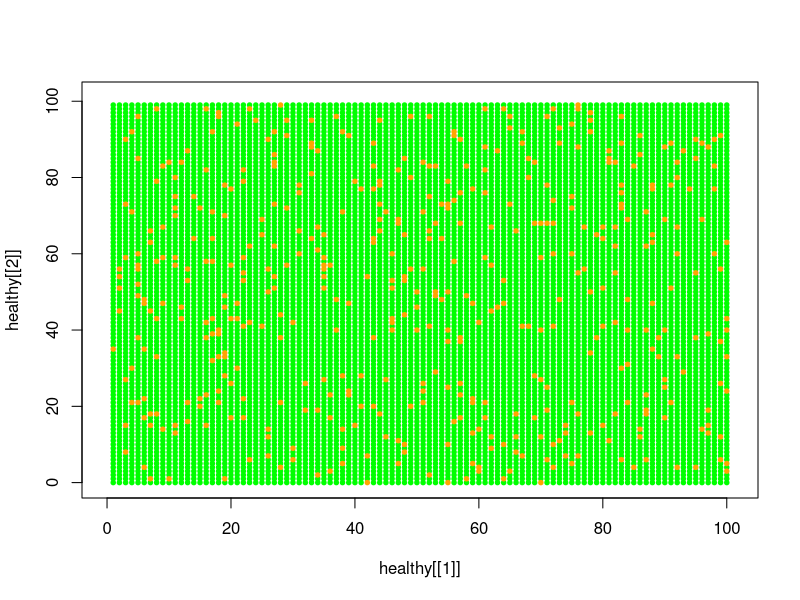
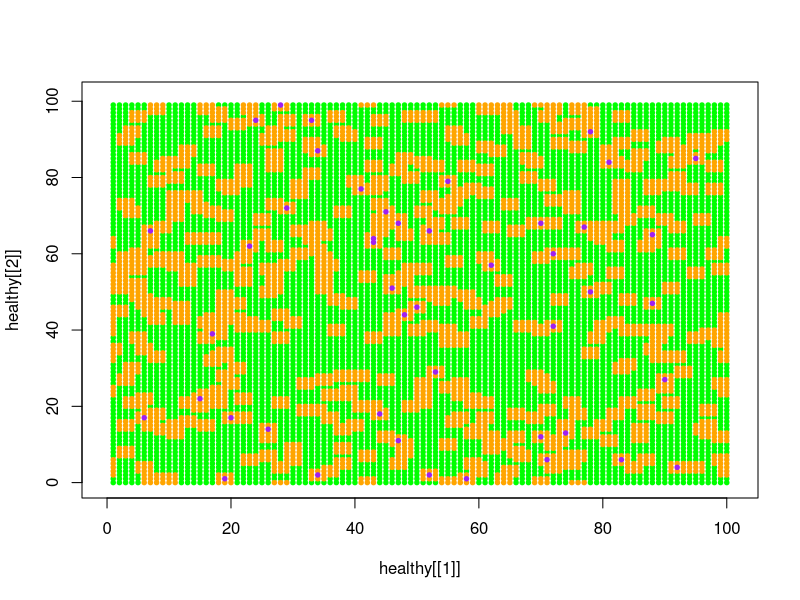
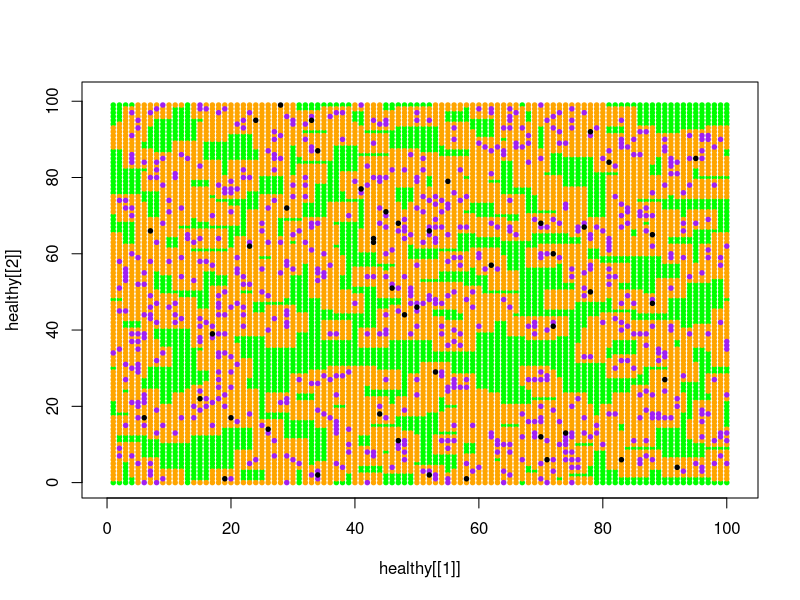
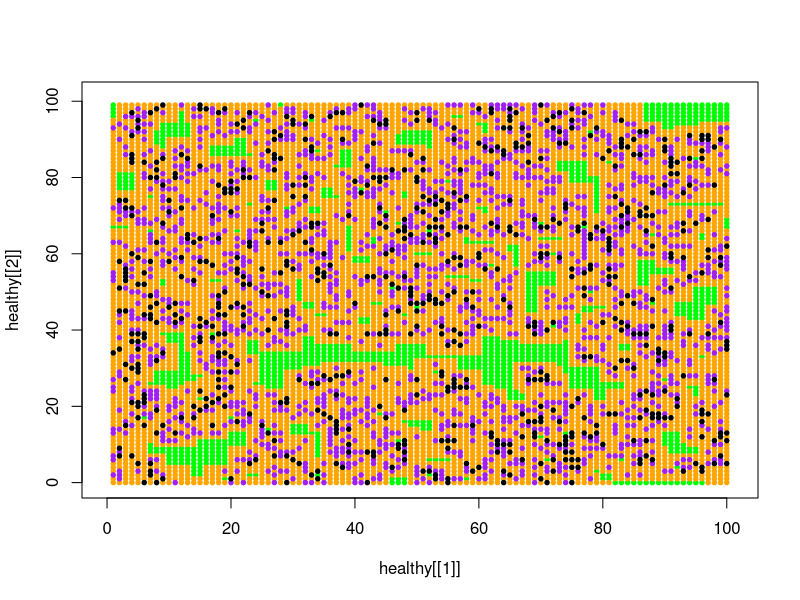
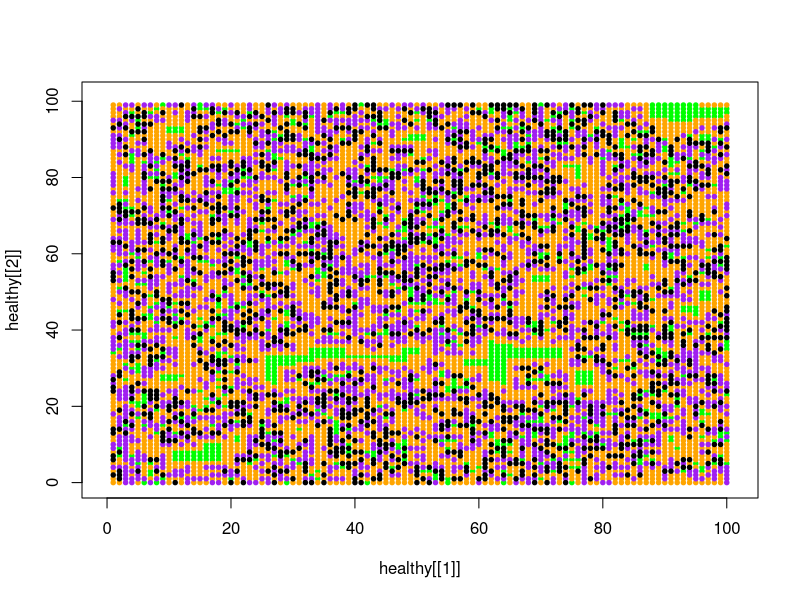
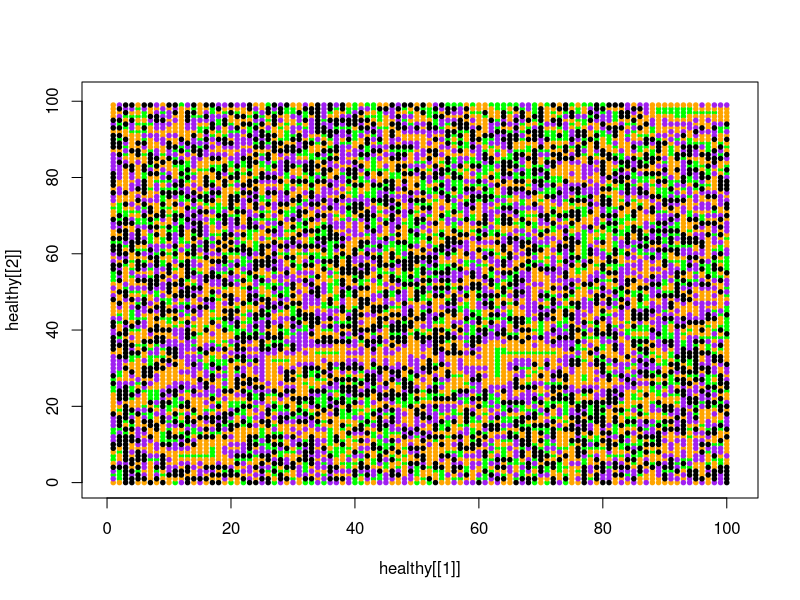
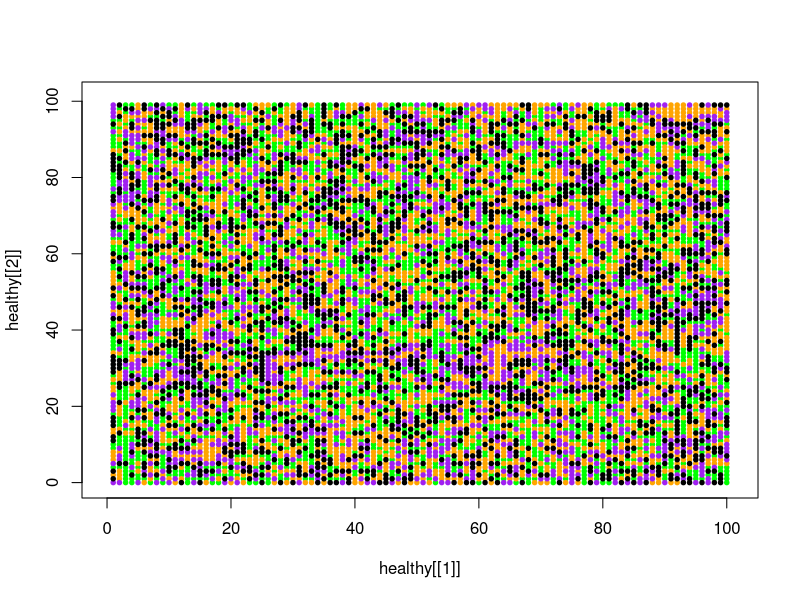
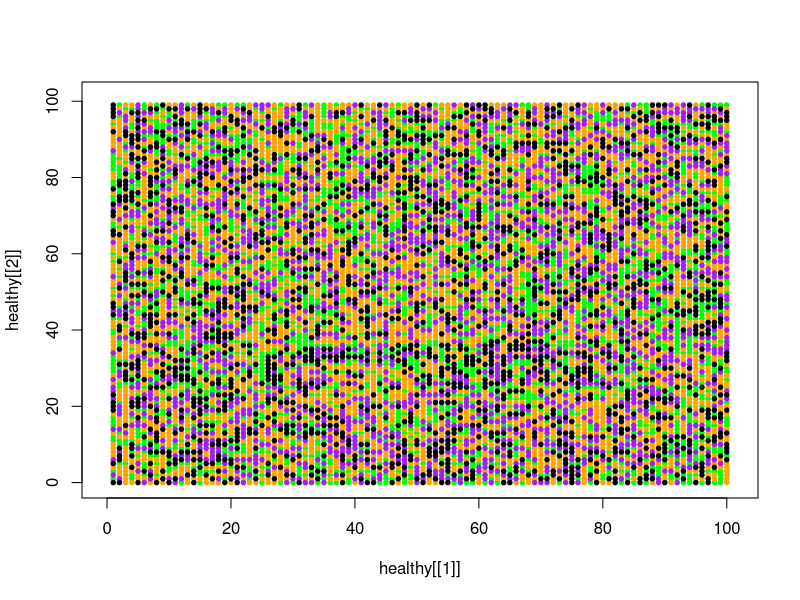

Recreate these plots in R, in order.
HEALTHY = 0
INFECTEDA1 = 1
INFECTEDA2 = 2
DEAD = 3
numberOfA2 = 5
responseTime  = 4 #4 weeks
responseTimeGrid <- array(numeric(), c(0,0))
respoProbTime = 0
therapyTime = 0

HIV = function(n, probHIV, probInfect, probReplace, rank, t) {
  #rank is number from 0 to 8 for effectiveness of drug treatment
  body= initBody( n, probHIV)
  responseTimeGrid <<- body * responseTime
  #Uncomment for step respond prob. for project 2 part b
  #respoProbTime = makeRespoProbTime(.2, .8, t)
  #Uncomment for linear respond prob. for project 2 part c
  respoProbTime = rev(seq(0,t,1))/t
  grids = array(dim=c(n,n,t+1))

  
  grids[,,1] = body
  responseTimeGrid <<- periodicLat(responseTimeGrid)
  prog = .1
  for (i in 2:(t+1)) {
    if(prog*(t+1) < i){
      cat(prog*100,"%  ")
      prog = prog + .1
    }
    bodyExtended = periodicLat(body)
    if(t > therapyTime){
      mode = 1
    }else{
      mode = 0
    }
    body = applyExtended(bodyExtended, probInfect, probReplace, respoProbTime[i], mode, rank)
    grids[,,i] = body
  }
  
  return(grids)
}

makeRespoProbTime = function(min, max, n){
  
  respoProbTime = seq(0,n,1)
  respoProbTime[1:n/2] = max
  respoProbTime[(n/2):n] = min
  return(respoProbTime)
}

applyExtended = function(latExt, probInfect, probReplace, respoProbTime, mode, rank) {
  
  # APPLYEXTENDED - Function to apply 
  # spread() to every interior
  # site of square array latExt and to return the resulting array
  n = nrow(latExt) - 2
  newmat = matrix(c(rep(0,n*n)), nrow = n)
  for (j in 2:(n + 1)) {
    for (i in 2:(n + 1)) {
      site = latExt[i, j]
      N = latExt[i - 1, j]
      NE = latExt [i-1, j+1]
      NW = latExt[i-1, j-1]
      E = latExt[i, j + 1]
      S = latExt[i + 1, j]
      W = latExt[i, j - 1]
      SW = latExt[i+1, j-1]
      SE = latExt[i+1, j+1]
      newmat[i-1, j-1] = spread(site, N, NE, NW, E, S, W, SW, SE, probInfect, probReplace, i, j, mode, respoProbTime, rank)
    }
  }
  return(newmat)
}

initBody = function( n, probHIV ){
  #INITBODY returns an n-by-n grid of values?\
  # HEALTHY (healthy cell), 
  # INFECTEDA1 (infected cell), or INFECTEDA2 (infected cell), or DEAD (dead cell)
  # Pre:	n is the size (number of rows or columns) of the square grid and is positive.
  # 	probHIV is the probability that a cell is initially infected 
  # Post:	 A grid as described above was returned.

  # 1 where infected
  infected = matrix(runif(n^2) < probHIV,nrow=n,ncol=n)
  # 1 where healthy
  healthy = 1 - infected

  body =  healthy * HEALTHY + infected * INFECTEDA1
  
  return (body)
}

periodicLat = function(lat) {
  # PERIODICLAT returns extended lattice
  extendRows = rbind(lat[nrow(lat),],lat,lat[1,])
  extlat = cbind(extendRows[,ncol(extendRows)],extendRows,extendRows[,1])
  return(extlat)
}

pointsForGrid = function(grid,val) {
  # Helper function for showGraphs
  # Pre: grid is a square grid
  #       val is a possible element value
  # Pre: The function has returnd a list of xcoords and ycoords,
  #      coordinates of cells that have value val.
  #      To match matrix values, the rows are reversed.
  xcoords = vector()
  ycoords = vector()
  for (row in 1:nrow(grid)) {
    for (col in 1:ncol(grid)) {
      if (grid[row,col] == val) {
        xcoords[length(xcoords)+1] = col
        ycoords[length(ycoords)+1] = nrow(grid) - row
      }
    }
  }
  return(list(xcoords,ycoords))
}

showGraphs = function(graphList, n) {
  # SHOWGRAPHS - Function to perform animation of grids in graphList
  #savePath = file.choose()
  #savePath = substr(savePath,1,nchar(savePath)-4)
  m = dim(graphList)[3]
  for (k in 1:m) {
    #uncomment to save image
    #jpeg(paste(savePath,paste(toString(k),".jpg",sep = ""),sep = ""))
    g = graphList[,,k]
    healthy = pointsForGrid(g, HEALTHY)
    infecteda1 = pointsForGrid(g,INFECTEDA1)
    infecteda2 = pointsForGrid(g,INFECTEDA2)
    dead = pointsForGrid(g,DEAD)
    pointSize = .9
    plot(healthy[[1]],healthy[[2]],pch=20,col="green",
         xlim=c(0,n+1),ylim=c(0,n+1), cex = pointSize)
    points(infecteda1[[1]],infecteda1[[2]],col="orange",pch=20,bg="orange", cex = pointSize)
    points(infecteda2[[1]],infecteda2[[2]],col="purple",pch=20,bg="purple", cex = pointSize)
    points(dead[[1]],dead[[2]],col="black",pch=20,bg="black", cex = pointSize)
    Sys.sleep(0.2)
  	#paired with jpeg
    #dev.off()
  }
}
healthyNum = vector(length = 100)
showTimeGraph = function(graphList,n){
  #Function used to extract number of health, A1, A2, and
  #dead cell and plot vs weeks
  m = dim(graphList)[3]
 # m = dim(grids)[3]
  healthyNum = vector(length = n)
  a1Num = vector(length = n)
  a2Num = vector(length = n)
  deadNum = vector(length = n)
  for (k in 1:m) {
   g = graphList[,,k]
   #For debug
   #g = grids[,,k]
   healthy = pointsForGrid(g, HEALTHY)
   infecteda1 = pointsForGrid(g,INFECTEDA1)
   infecteda2 = pointsForGrid(g,INFECTEDA2)
   dead = pointsForGrid(g,DEAD)
   healthyNum[k] = length(healthy[[1]])
   a1Num[k] = length(infecteda1[[1]])
   a2Num[k] = length(infecteda2[[1]])
   deadNum[k] = length(dead[[1]])
  }
  weeks = seq(1,m,1)
  plot(weeks,healthyNum,type="n",xlab="Weeks",ylab="Num",main = "Cell Infection in Time",col=c("red"))
  legend("topright", legend=c("Healthy","A1Infected","A2Infected","Dead"), lty=c("solid","solid","solid","solid","solid"),col=c("green","orange","red","black"))
  lines(weeks,healthyNum,lwd=2,lty="solid",col=c("green"))
  lines(weeks,a1Num,lwd=2,lty="solid",col=c("orange"))
  lines(weeks,a2Num,lwd=2,lty="solid",col=c("red"))
  lines(weeks,deadNum,lwd=2,lty="solid",col=c("black"))
  return(list(weeks,healthyNum,a1Num,a2Num,deadNum))
}

FFT = function(TimeObject, fs, fRange){
  weeks = TimeObject[[1]]
  healthyNum = TimeObject[[1]]
  a1Num = TimeObject[[1]]
  a2Num = TimeObject[[1]]
  deadNum = TimeObject[[1]]
  
  healthyFFT = fft(healthyNum)
  a1FFT = fft(a1Num)
  a2FFT = fft(a2Num)
  deadFFT = fft(deadNum)
  
  plot.frequency.spectrum(healthyFFT, xlimits=c(0,fRange), fs, "Healthy", "green")
  plot.frequency.spectrum(a1FFT, xlimits=c(0,fRange), fs, "A1", "orange")
  plot.frequency.spectrum(a2FFT, xlimits=c(0,fRange), fs, "A2", "red")
  plot.frequency.spectrum(deadFFT, xlimits=c(0,fRange), fs, "Dead", "black")
  
  
}

#Orignal Author Jo?o Neto++++++++++++++++++++++++++++++++++++++++++++++++++++
#Modified by Wilson Guo++++++++++++++++++++++++++++++++++++++++++++++++++++++
plot.frequency.spectrum <- function(X.k, xlimits=c(0,length(X.k)), fs, label, color) {
  
  zeroPad = seq(0,100,1)
  zeroPad[1:101] = 0
  X.k = fft(c(zeroPad,healthyNum,zeroPad))
  freq = seq(0,(length(X.k)/2),1)*fs/length(X.k)#Construct Freqeuency Axis
  data = abs(X.k/length(test))#Construct Amplitude Axis
  data[2:length(X.k)] = 2*data[2:length(X.k)]#Scale Amplitude
  data = data[1:(length(data)/2+1)]#Cut negative freq
  plot.data  = cbind(freq, data)#Combine Freqeuency and Amplitude
  plot(plot.data, t="h", lwd=2, main="", 
       xlab="Frequency (Hz)", ylab="Strength", 
       xlim=xlimits, ylim=c(0,max(Mod(plot.data[,2]))),col=c(color))
  legend("topright", legend=c(label), lty=c("solid"),col=c(color))
  
}

# Plot the i-th harmonic
# Xk: the frequencies computed by the FFt
#  i: which harmonic
# ts: the sampling time points
# acq.freq: the acquisition rate
plot.harmonic <- function(Xk, i, ts, acq.freq, color="red") {
  Xk.h <- rep(0,length(Xk))
  Xk.h[i+1] <- Xk[i+1] # i-th harmonic
  harmonic.trajectory <- get.trajectory(Xk.h, ts, acq.freq=acq.freq)
  points(ts, harmonic.trajectory, type="l", col=color)
}

#++++++++++++++++++++++++++++++++++++++++++++++++++++++++++++++++++++++++++

spread = function(site, N, NE, NW, E, S, W, SW, SE, probInfect, probReplace, i, j, mode, respoProb, rank) {
  # SPREAD - Function to return the value of a site
  # at the next time step
  # mode : enable probalistic response - 0 for default, 1 to enable
  # respoProb : between 0 and 1
  if (site == HEALTHY){
    #if site is healthy and has one A1 neighbor, cell becomes infected
    if(N == INFECTEDA1 || NE == INFECTEDA1 || NW == INFECTEDA1 || E == INFECTEDA1 || S == INFECTEDA1 || W == INFECTEDA1 || SW == INFECTEDA1 || SE == INFECTEDA1)
    {
      newSite = INFECTEDA1
      responseTimeGrid[i, j] <<- responseTime
    }
    else if(N+NE+NW+E+W+S+SW+SE > numberOfA2 * 2){
      newSite = INFECTEDA1
      responseTimeGrid[i, j] <<- responseTime
    }
    else if(runif(1) < probInfect){
      newSite = INFECTEDA1
      responseTimeGrid[i, j] <<- responseTime
    }
    else{
      newSite = HEALTHY
      responseTimeGrid[i, j] <<- 0
    }
  }
  else if (site == INFECTEDA1){
    if(mode == 0){
      #check to see if responseTime has passed for this cell
      if(responseTimeGrid[i, j] == 0){
        newSite = INFECTEDA2
      }else{
        responseTimeGrid[i, j] <<- responseTimeGrid[i, j] - 1
        newSite = INFECTEDA1
      }
    }
    else{
      #probalistic promotion from A1 to A2
      if(runif(1) < (1-respoProb)*(rank/8)){
        newSite = INFECTEDA2
      }
      else{
        newSite = INFECTEDA1
      }
    }
  }
  else if (site == INFECTEDA2) {
    newSite = DEAD
    responseTimeGrid[i, j] <<- 0
  }
  else if (site == DEAD) {
    if(runif(1) < probReplace){
      newSite = HEALTHY
      responseTimeGrid[i, j] <<- 0
    }else{
      newSite = DEAD
      responseTimeGrid[i, j] <<- 0
    }
  }
  return(newSite)
}



### TESTING ###

## test grids = HIV(n, probHIV, probInfect, probReplace, rank, t)
time = 10
num = 100
grids = HIV(num, .05, 0.00001, 0.99, 8, time)
showGraphs(grids, num)
timeCell = showTimeGraph(grids, time+1)
#FFT(timeCell,1,.5)
